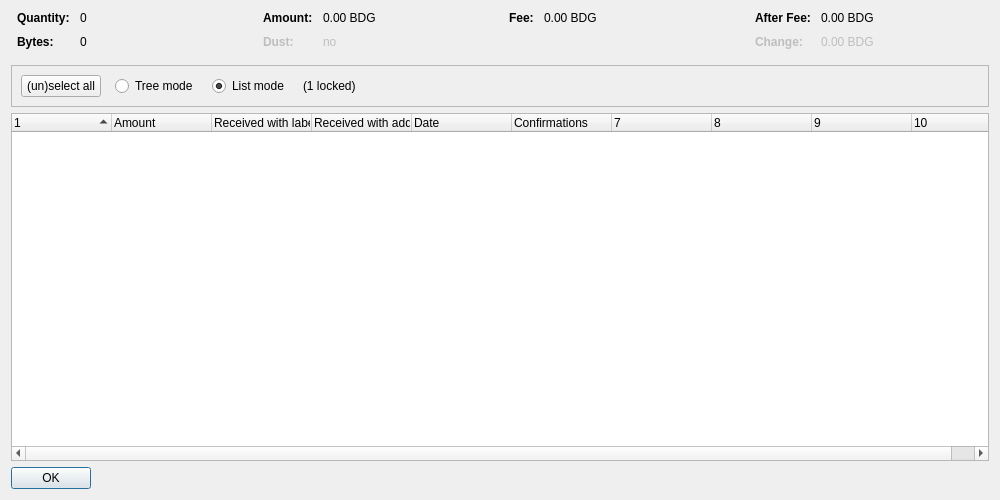
<?xml version="1.0" encoding="UTF-8"?>
<ui version="4.0">
 <class>CoinControlDialog</class>
 <widget class="QDialog" name="CoinControlDialog">
  <property name="geometry">
   <rect>
    <x>0</x>
    <y>0</y>
    <width>1000</width>
    <height>500</height>
   </rect>
  </property>
  <property name="windowTitle">
   <string>Coin Selection</string>
  </property>
  <layout class="QVBoxLayout" name="verticalLayout">
   <item>
    <layout class="QHBoxLayout" name="horizontalLayoutTop" stretch="0,0,0,0">
     <property name="topMargin">
      <number>0</number>
     </property>
     <property name="bottomMargin">
      <number>10</number>
     </property>
     <item>
      <layout class="QFormLayout" name="formLayoutCoinControl1">
       <property name="horizontalSpacing">
        <number>10</number>
       </property>
       <property name="verticalSpacing">
        <number>10</number>
       </property>
       <property name="leftMargin">
        <number>6</number>
       </property>
       <property name="rightMargin">
        <number>6</number>
       </property>
       <item row="0" column="0">
        <widget class="QLabel" name="labelCoinControlQuantityText">
         <property name="font">
          <font>
           <weight>75</weight>
           <bold>true</bold>
          </font>
         </property>
         <property name="text">
          <string>Quantity:</string>
         </property>
        </widget>
       </item>
       <item row="0" column="1">
        <widget class="QLabel" name="labelCoinControlQuantity">
         <property name="cursor">
          <cursorShape>IBeamCursor</cursorShape>
         </property>
         <property name="contextMenuPolicy">
          <enum>Qt::ActionsContextMenu</enum>
         </property>
         <property name="text">
          <string notr="true">0</string>
         </property>
         <property name="textInteractionFlags">
          <set>Qt::LinksAccessibleByMouse|Qt::TextSelectableByKeyboard|Qt::TextSelectableByMouse</set>
         </property>
        </widget>
       </item>
       <item row="1" column="0">
        <widget class="QLabel" name="labelCoinControlBytesText">
         <property name="font">
          <font>
           <weight>75</weight>
           <bold>true</bold>
          </font>
         </property>
         <property name="text">
          <string>Bytes:</string>
         </property>
        </widget>
       </item>
       <item row="1" column="1">
        <widget class="QLabel" name="labelCoinControlBytes">
         <property name="cursor">
          <cursorShape>IBeamCursor</cursorShape>
         </property>
         <property name="contextMenuPolicy">
          <enum>Qt::ActionsContextMenu</enum>
         </property>
         <property name="text">
          <string notr="true">0</string>
         </property>
         <property name="textInteractionFlags">
          <set>Qt::LinksAccessibleByMouse|Qt::TextSelectableByKeyboard|Qt::TextSelectableByMouse</set>
         </property>
        </widget>
       </item>
      </layout>
     </item>
     <item>
      <layout class="QFormLayout" name="formLayoutCoinControl2">
       <property name="horizontalSpacing">
        <number>10</number>
       </property>
       <property name="verticalSpacing">
        <number>10</number>
       </property>
       <property name="leftMargin">
        <number>6</number>
       </property>
       <property name="rightMargin">
        <number>6</number>
       </property>
       <item row="0" column="0">
        <widget class="QLabel" name="labelCoinControlAmountText">
         <property name="font">
          <font>
           <weight>75</weight>
           <bold>true</bold>
          </font>
         </property>
         <property name="text">
          <string>Amount:</string>
         </property>
        </widget>
       </item>
       <item row="0" column="1">
        <widget class="QLabel" name="labelCoinControlAmount">
         <property name="cursor">
          <cursorShape>IBeamCursor</cursorShape>
         </property>
         <property name="contextMenuPolicy">
          <enum>Qt::ActionsContextMenu</enum>
         </property>
         <property name="text">
          <string notr="true">0.00 BDG</string>
         </property>
         <property name="textInteractionFlags">
          <set>Qt::LinksAccessibleByMouse|Qt::TextSelectableByKeyboard|Qt::TextSelectableByMouse</set>
         </property>
        </widget>
       </item>
       <item row="1" column="0">
        <widget class="QLabel" name="labelCoinControlLowOutputText">
         <property name="enabled">
          <bool>false</bool>
         </property>
         <property name="font">
          <font>
           <weight>75</weight>
           <bold>true</bold>
          </font>
         </property>
         <property name="text">
          <string>Dust:</string>
         </property>
        </widget>
       </item>
       <item row="1" column="1">
        <widget class="QLabel" name="labelCoinControlLowOutput">
         <property name="enabled">
          <bool>false</bool>
         </property>
         <property name="cursor">
          <cursorShape>IBeamCursor</cursorShape>
         </property>
         <property name="contextMenuPolicy">
          <enum>Qt::ActionsContextMenu</enum>
         </property>
         <property name="text">
          <string notr="true">no</string>
         </property>
         <property name="textInteractionFlags">
          <set>Qt::LinksAccessibleByMouse|Qt::TextSelectableByKeyboard|Qt::TextSelectableByMouse</set>
         </property>
        </widget>
       </item>
      </layout>
     </item>
     <item>
      <layout class="QFormLayout" name="formLayoutCoinControl3">
       <property name="horizontalSpacing">
        <number>10</number>
       </property>
       <property name="verticalSpacing">
        <number>10</number>
       </property>
       <property name="leftMargin">
        <number>6</number>
       </property>
       <property name="rightMargin">
        <number>6</number>
       </property>
       <item row="0" column="0">
        <widget class="QLabel" name="labelCoinControlFeeText">
         <property name="font">
          <font>
           <weight>75</weight>
           <bold>true</bold>
          </font>
         </property>
         <property name="text">
          <string>Fee:</string>
         </property>
        </widget>
       </item>
       <item row="0" column="1">
        <widget class="QLabel" name="labelCoinControlFee">
         <property name="cursor">
          <cursorShape>IBeamCursor</cursorShape>
         </property>
         <property name="contextMenuPolicy">
          <enum>Qt::ActionsContextMenu</enum>
         </property>
         <property name="text">
          <string notr="true">0.00 BDG</string>
         </property>
         <property name="textInteractionFlags">
          <set>Qt::LinksAccessibleByMouse|Qt::TextSelectableByKeyboard|Qt::TextSelectableByMouse</set>
         </property>
        </widget>
       </item>
      </layout>
     </item>
     <item>
      <layout class="QFormLayout" name="formLayoutCoinControl4">
       <property name="horizontalSpacing">
        <number>10</number>
       </property>
       <property name="verticalSpacing">
        <number>10</number>
       </property>
       <property name="leftMargin">
        <number>6</number>
       </property>
       <property name="rightMargin">
        <number>6</number>
       </property>
       <item row="0" column="0">
        <widget class="QLabel" name="labelCoinControlAfterFeeText">
         <property name="font">
          <font>
           <weight>75</weight>
           <bold>true</bold>
          </font>
         </property>
         <property name="text">
          <string>After Fee:</string>
         </property>
        </widget>
       </item>
       <item row="0" column="1">
        <widget class="QLabel" name="labelCoinControlAfterFee">
         <property name="cursor">
          <cursorShape>IBeamCursor</cursorShape>
         </property>
         <property name="contextMenuPolicy">
          <enum>Qt::ActionsContextMenu</enum>
         </property>
         <property name="text">
          <string notr="true">0.00 BDG</string>
         </property>
         <property name="textInteractionFlags">
          <set>Qt::LinksAccessibleByMouse|Qt::TextSelectableByKeyboard|Qt::TextSelectableByMouse</set>
         </property>
        </widget>
       </item>
       <item row="1" column="0">
        <widget class="QLabel" name="labelCoinControlChangeText">
         <property name="enabled">
          <bool>false</bool>
         </property>
         <property name="font">
          <font>
           <weight>75</weight>
           <bold>true</bold>
          </font>
         </property>
         <property name="text">
          <string>Change:</string>
         </property>
        </widget>
       </item>
       <item row="1" column="1">
        <widget class="QLabel" name="labelCoinControlChange">
         <property name="enabled">
          <bool>false</bool>
         </property>
         <property name="cursor">
          <cursorShape>IBeamCursor</cursorShape>
         </property>
         <property name="contextMenuPolicy">
          <enum>Qt::ActionsContextMenu</enum>
         </property>
         <property name="text">
          <string notr="true">0.00 BDG</string>
         </property>
         <property name="textInteractionFlags">
          <set>Qt::LinksAccessibleByMouse|Qt::TextSelectableByKeyboard|Qt::TextSelectableByMouse</set>
         </property>
        </widget>
       </item>
      </layout>
     </item>
    </layout>
   </item>
   <item>
    <widget class="QFrame" name="frame">
     <property name="minimumSize">
      <size>
       <width>0</width>
       <height>40</height>
      </size>
     </property>
     <property name="frameShape">
      <enum>QFrame::StyledPanel</enum>
     </property>
     <property name="frameShadow">
      <enum>QFrame::Sunken</enum>
     </property>
     <layout class="QHBoxLayout" name="horizontalLayout">
      <item>
       <layout class="QHBoxLayout" name="horizontalLayoutPanel" stretch="0,0,0,0,0">
        <property name="spacing">
         <number>14</number>
        </property>
        <item>
         <widget class="QPushButton" name="pushButtonSelectAll">
          <property name="sizePolicy">
           <sizepolicy hsizetype="Maximum" vsizetype="Fixed">
            <horstretch>0</horstretch>
            <verstretch>0</verstretch>
           </sizepolicy>
          </property>
          <property name="text">
           <string>(un)select all</string>
          </property>
          <property name="autoDefault">
           <bool>false</bool>
          </property>
         </widget>
        </item>
        <item>
         <widget class="QRadioButton" name="radioTreeMode">
          <property name="sizePolicy">
           <sizepolicy hsizetype="Maximum" vsizetype="Fixed">
            <horstretch>0</horstretch>
            <verstretch>0</verstretch>
           </sizepolicy>
          </property>
          <property name="text">
           <string>Tree mode</string>
          </property>
         </widget>
        </item>
        <item>
         <widget class="QRadioButton" name="radioListMode">
          <property name="sizePolicy">
           <sizepolicy hsizetype="Maximum" vsizetype="Fixed">
            <horstretch>0</horstretch>
            <verstretch>0</verstretch>
           </sizepolicy>
          </property>
          <property name="text">
           <string>List mode</string>
          </property>
          <property name="checked">
           <bool>true</bool>
          </property>
         </widget>
        </item>
        <item>
         <widget class="QLabel" name="labelLocked">
          <property name="text">
           <string notr="true">(1 locked)</string>
          </property>
         </widget>
        </item>
        <item>
         <spacer name="horizontalSpacer">
          <property name="orientation">
           <enum>Qt::Horizontal</enum>
          </property>
          <property name="sizeHint" stdset="0">
           <size>
            <width>40</width>
            <height>20</height>
           </size>
          </property>
         </spacer>
        </item>
       </layout>
      </item>
     </layout>
    </widget>
   </item>
   <item>
    <widget class="CoinControlTreeWidget" name="treeWidget">
     <property name="contextMenuPolicy">
      <enum>Qt::CustomContextMenu</enum>
     </property>
     <property name="sortingEnabled">
      <bool>false</bool>
     </property>
     <property name="columnCount">
      <number>10</number>
     </property>
     <attribute name="headerShowSortIndicator" stdset="0">
      <bool>true</bool>
     </attribute>
     <attribute name="headerStretchLastSection">
      <bool>false</bool>
     </attribute>
     <column>
      <property name="text">
       <string/>
      </property>
     </column>
     <column>
      <property name="text">
       <string>Amount</string>
      </property>
     </column>
     <column>
      <property name="text">
       <string>Received with label</string>
      </property>
     </column>
     <column>
      <property name="text">
       <string>Received with address</string>
      </property>
     </column>
     <column>
      <property name="text">
       <string>Date</string>
      </property>
     </column>
     <column>
      <property name="text">
       <string>Confirmations</string>
      </property>
      <property name="toolTip">
       <string>Confirmed</string>
      </property>
     </column>
     <column>
      <property name="text">
       <string/>
      </property>
     </column>
     <column>
      <property name="text">
       <string/>
      </property>
     </column>
     <column>
      <property name="text">
       <string/>
      </property>
     </column>
     <column>
      <property name="text">
       <string/>
      </property>
     </column>
    </widget>
   </item>
   <item>
    <widget class="QDialogButtonBox" name="buttonBox">
     <property name="sizePolicy">
      <sizepolicy hsizetype="Maximum" vsizetype="Fixed">
       <horstretch>0</horstretch>
       <verstretch>0</verstretch>
      </sizepolicy>
     </property>
     <property name="orientation">
      <enum>Qt::Horizontal</enum>
     </property>
     <property name="standardButtons">
      <set>QDialogButtonBox::Ok</set>
     </property>
    </widget>
   </item>
  </layout>
 </widget>
 <customwidgets>
  <customwidget>
   <class>CoinControlTreeWidget</class>
   <extends>QTreeWidget</extends>
   <header>qt/coincontroltreewidget.h</header>
  </customwidget>
 </customwidgets>
 <resources/>
 <connections/>
</ui>
